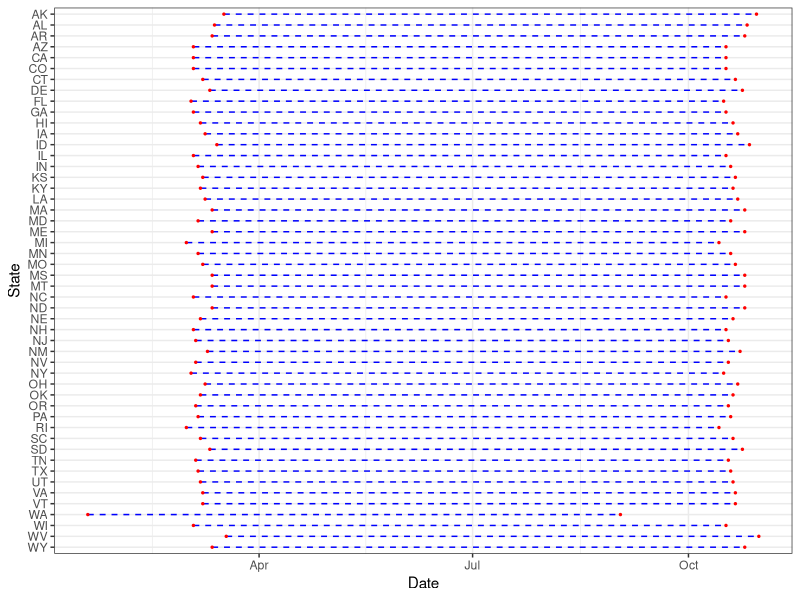

This figure's R source:
dsim <- 228 # days simulated

library(readr)
library(dplyr)
library(ggplot2)

setwd("~/Desktop/covid_parms/data/tidy_data")
state_positives <- read_csv("state-positives.csv")
df <- data.frame()
for (i in state.abb) {
  state <- subset(state_positives, state==i)
  d_max <- nrow(state)
  sim_start <- state$date[1]
  sim_end <- state$date[dsim]
  df <- rbind(df, data.frame(state=i,d_max=d_max,sim_start=sim_start,sim_end=sim_end))
}
# dsim_min <- subset(df, d_max == min(df$d_max))
# WV_date <- state_positives %>%
#   subset(state=="WV")
# WV_date[228,]  
# dsim_max <- subset(df, d_max == max(df$d_max))
# WA_date <- state_positives %>%
#   subset(state=="WA")
# WA_date[228,]  

df2 <- data.frame(id=df$state, min=df$sim_start, max=df$sim_end)

library(forcats)

setwd("~/Desktop/covid_parms/figures/tidy_figures")
pdf(file="state-day-ranges.pdf")

ggplot(df2, aes(x=fct_rev(id))) +
  geom_linerange(aes(ymin=min,ymax=max),linetype=2,color="blue")+
  geom_point(aes(y=min),size=0.5,color="red") +
  geom_point(aes(y=max),size=0.5,color="red") +
  theme_bw() + xlab("State") + ylab("Date") +
  coord_flip()

dev.off()